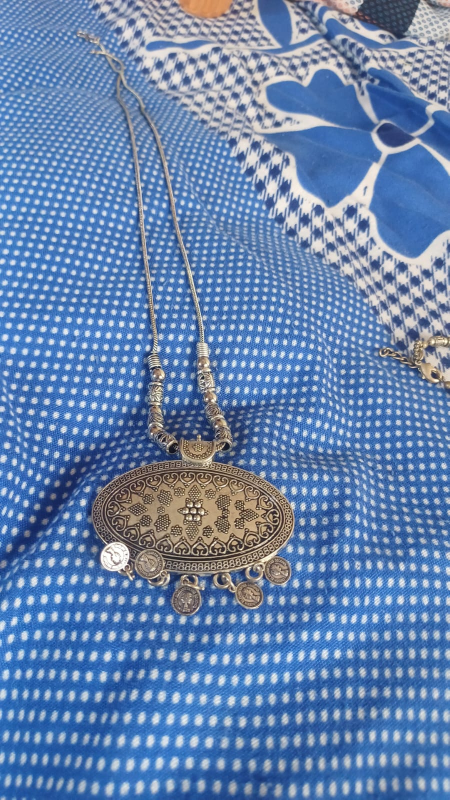
#> input picture data/detect_test/Chain.jpeg, 899 x 1599 px (shown at 1/2 size)
$ python -i augment.py   (imports and definitions only)
#> lines starting #> are read from the running program, lines starting #| are printed output that depends on the picture; after the words box and inside, x2 and y2 are one past the last pixel; in counts of white or black regions, pixels touching at a corner belong together
#> further down, picture is the input picture: PIL image 899x1599 RGB; mean R, G, B 102.3, 131.7, 174.4
"""
Phase 1 — query-side augmentations that simulate phone photos of a
catalogue item. Applied to the QUERY image only, never to the index.
Every function is deterministic given the numpy Generator passed in.

Usage (preview grid): python src/eval/augment.py --n 6
  -> results/augment_preview.html
"""

import os
os.environ["KMP_DUPLICATE_LIB_OK"] = "TRUE"
os.environ["OMP_NUM_THREADS"] = "1"

import zlib

import numpy as np
from PIL import Image, ImageDraw, ImageEnhance, ImageFilter
import torchvision.transforms.functional as TF

AUG_MAX_SIDE = 1024   # queries are capped here before augmenting (DINOv2 sees 224px anyway)

AUGMENTATIONS = ["blur", "low_light", "bright_contrast", "rotate", "crop_zoom",
                 "jpeg", "busy_bg", "perspective"]
ALL_AUGS = ["clean"] + AUGMENTATIONS + ["combined"]

# Order used by "combined": geometry/scene first, then photometric, compression last.
_COMBINED_ORDER = ["crop_zoom", "busy_bg", "rotate", "perspective",
                   "low_light", "bright_contrast", "blur", "jpeg"]


def aug_rng(key, aug_name, seed=42):
    """Stable per-(query, augmentation) generator, independent of run order."""
    return np.random.default_rng([seed, zlib.crc32(f"{key}|{aug_name}".encode())])


# [6 lines left out: function prepare, not called in this run]


def border_color(img, frac=0.04):
#> called with frac = 0.04
    a = np.asarray(img)
    h, w = a.shape[:2]
#> h = 1599; w = 899
    b = max(1, int(min(h, w) * frac))
#> b = 35
    edge = np.concatenate([a[:b].reshape(-1, 3), a[-b:].reshape(-1, 3),
                           a[:, :b].reshape(-1, 3), a[:, -b:].reshape(-1, 3)])
    return tuple(int(v) for v in np.median(edge, axis=0))


# [4 lines left out: function _signed, not called in this run]


def blur(img, rng):
    return img.filter(ImageFilter.GaussianBlur(radius=rng.uniform(0.006, 0.012) * max(img.size)))


# [12 lines left out: functions low_light, bright_contrast, not called in this run]


def rotate(img, rng):
    angle = rng.uniform(10, 30) * (1 if rng.random() < 0.5 else -1)
    return img.rotate(angle, resample=Image.BICUBIC, expand=True, fillcolor=border_color(img))


# [41 lines left out: functions crop_zoom, jpeg, _busy_background, not called in this run]


def _foreground_mask(img):
    """Crude product mask: pixels that differ from the (usually plain) studio background."""
    a = np.asarray(img).astype(np.int16)
    diff = np.abs(a - np.array(border_color(img), dtype=np.int16)).max(axis=2)
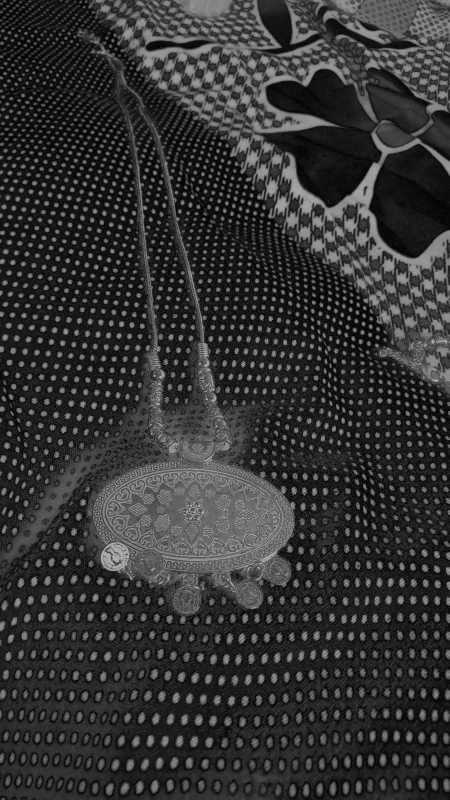
#> diff: shape (1599, 899) int16 (shown at 1/2 size); min 1, max 180, mean 51.3
    mask = Image.fromarray(((diff > 28) * 255).astype(np.uint8))
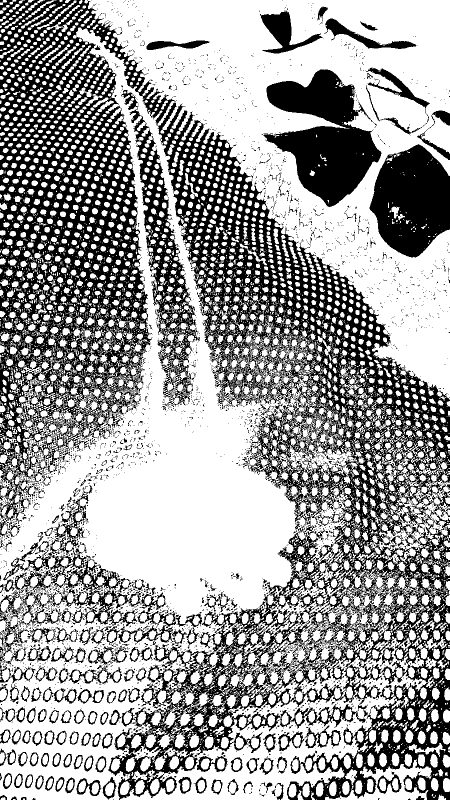
#> mask: PIL image 899x1599 L (shown at 1/2 size); 61.9% white; 3590 black regions (3319 under 20 px), largest, box (x1, y1, x2, y2) and area: (0, 0, 899, 1599) 393397, (523, 139, 763, 414) 33787, (739, 288, 899, 515) 25811
    mask = mask.filter(ImageFilter.MaxFilter(5)).filter(ImageFilter.GaussianBlur(2))
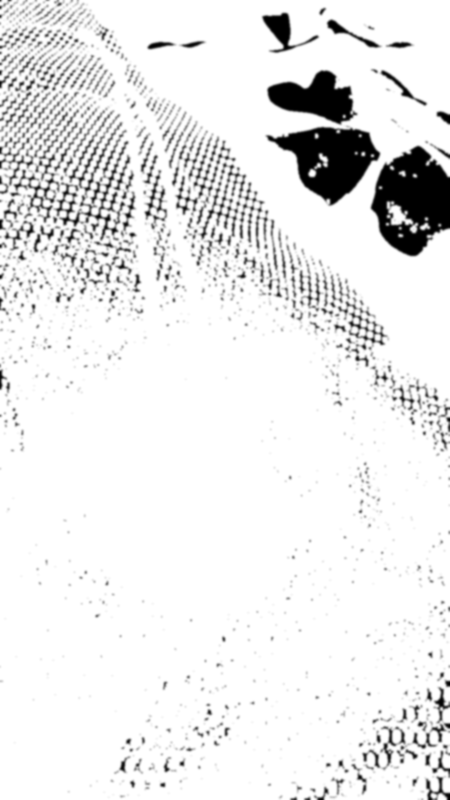
#> mask: PIL image 899x1599 L (shown at 1/2 size); min 0, max 255, mean 233.5
    cover = np.asarray(mask).mean() / 255
#> cover = 0.916
    if cover < 0.02 or cover > 0.9:      # no separable background (lifestyle/model shot)
        return Image.new("L", img.size, 255)
    return mask


# [20 lines left out: functions busy_bg, perspective, not called in this run]


_FUNCS = {"blur": blur, "low_light": low_light, "bright_contrast": bright_contrast, "rotate": rotate,
          "crop_zoom": crop_zoom, "jpeg": jpeg, "busy_bg": busy_bg, "perspective": perspective}


# [24 lines left out: functions combined, apply_aug, not called in this run]


# [18 lines not run here, left out]

>>> from PIL import Image
>>> picture = Image.open('../../data/detect_test/Chain.jpeg')
>>> result = _foreground_mask(picture)
#> result: PIL image 899x1599 L; every value is 255

$ run again, on data/detect_test/b2.jpeg
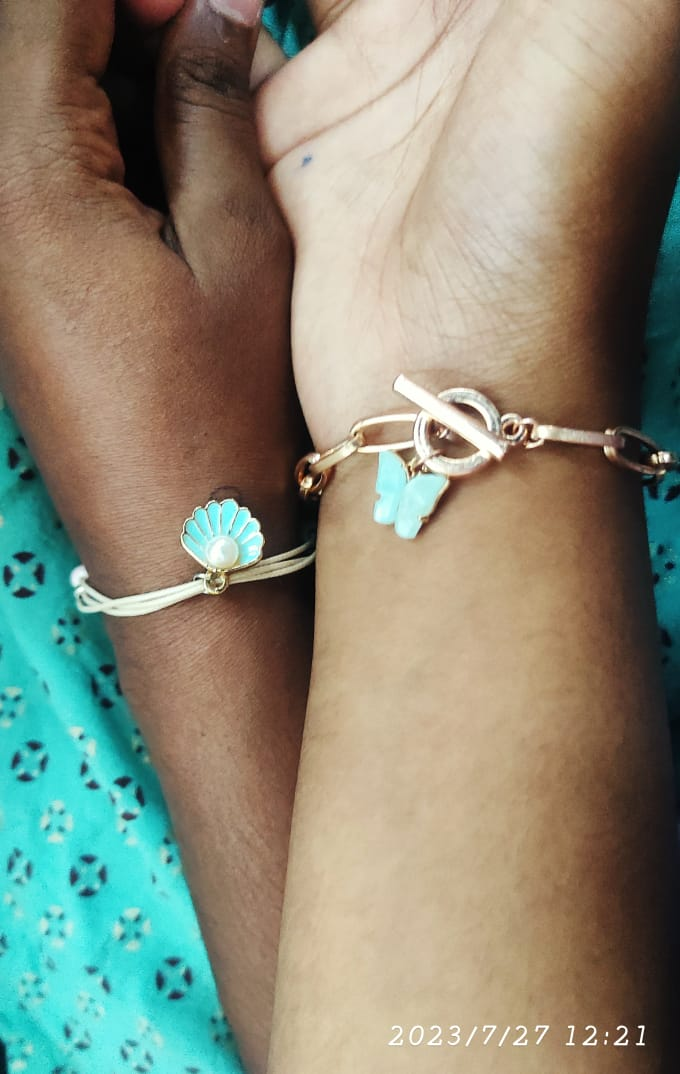
#> input picture data/detect_test/b2.jpeg, 680 x 1074 px
#> picture is the input picture: PIL image 680x1074 RGB; mean R, G, B 138.3, 137.1, 118.5
#> in _foreground_mask, `diff = np.abs(a - np.array(border_color(img), dtype=np.int16)).max(axi..`:
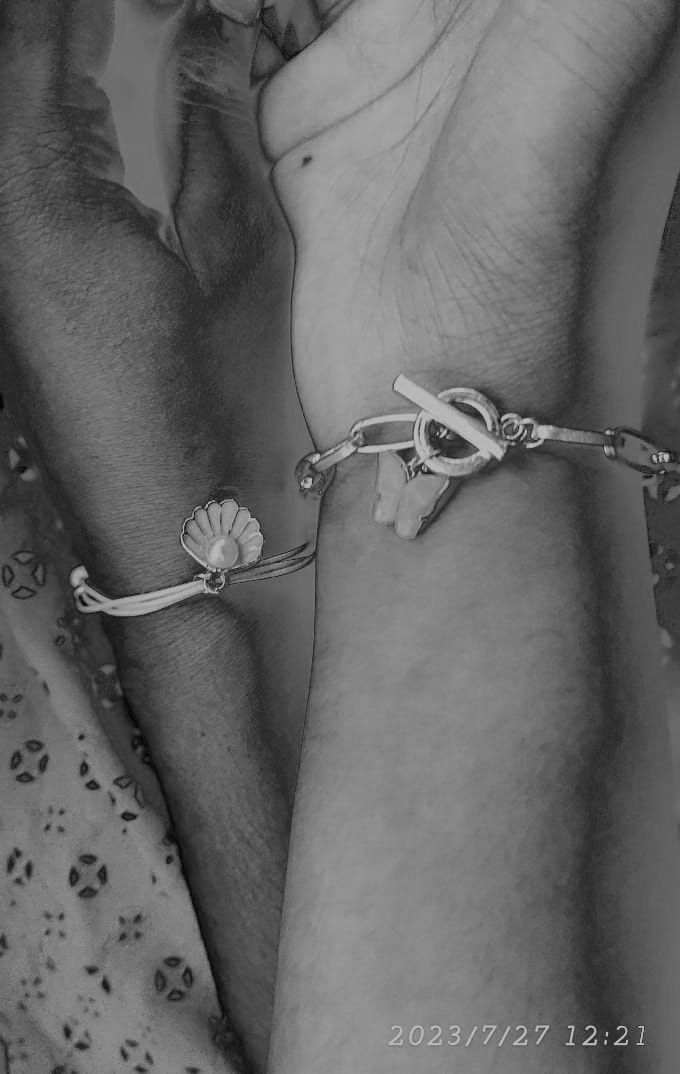
#> diff: shape (1074, 680) int16; min 3, max 184, mean 100.8
#> in _foreground_mask, `mask = Image.fromarray(((diff > 28) * 255).astype(np.uint8))`:
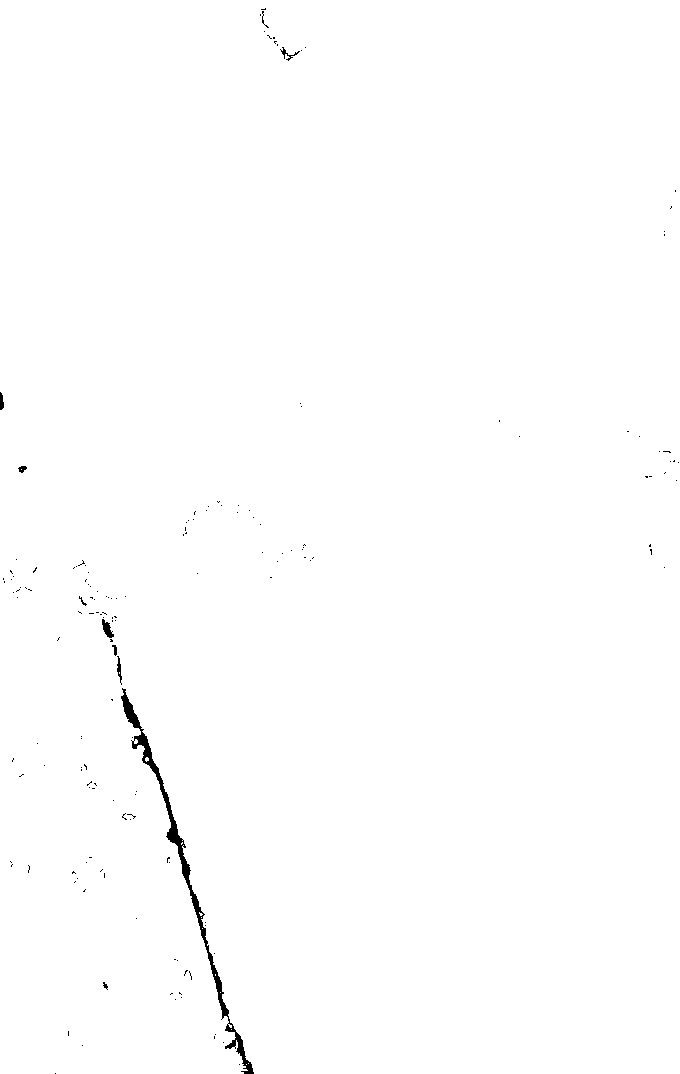
#> mask: PIL image 680x1074 L; 99.6% white; 163 black regions (153 under 20 px), largest, box (x1, y1, x2, y2) and area: (121, 688, 254, 1074) 2372, (102, 619, 114, 638) 118, (117, 656, 122, 685) 69
#> cover = 1
#> result: PIL image 680x1074 L; every value is 255

$ run again, on data/detect_test/c2.jpeg
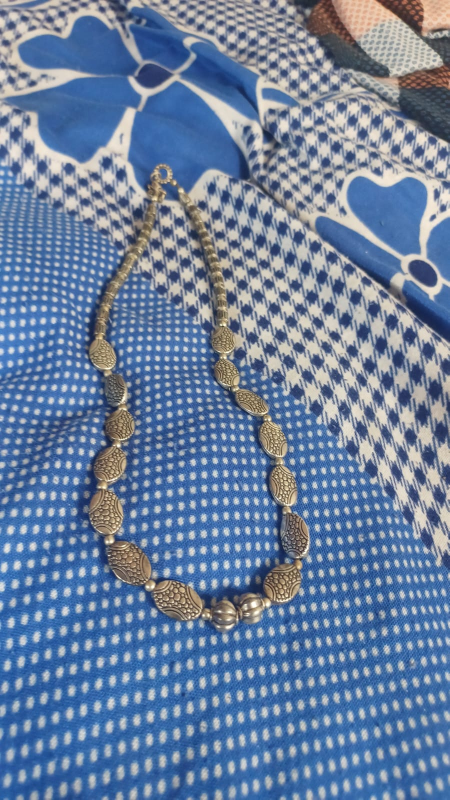
#> input picture data/detect_test/c2.jpeg, 899 x 1599 px (shown at 1/2 size)
#> picture is the input picture: PIL image 899x1599 RGB; mean R, G, B 106.6, 127.9, 159
#> in _foreground_mask, `mask = Image.fromarray(((diff > 28) * 255).astype(np.uint8))`:
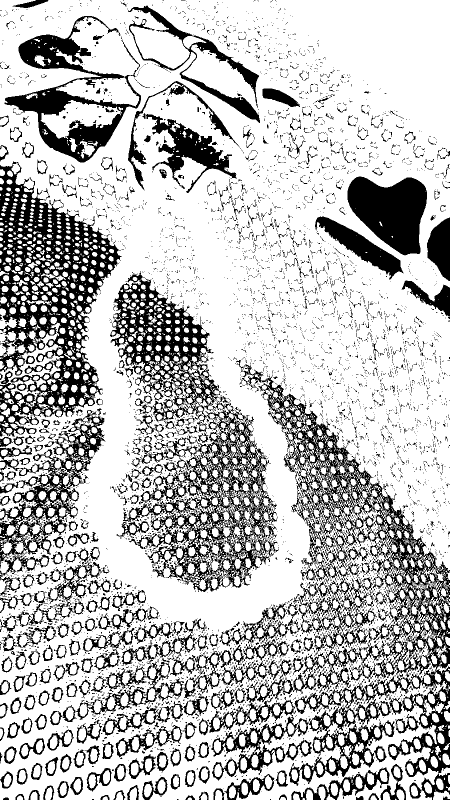
#> mask: PIL image 899x1599 L (shown at 1/2 size); 73.8% white; 6213 black regions (5757 under 20 px), largest, box (x1, y1, x2, y2) and area: (472, 720, 899, 1599) 62962, (220, 542, 557, 1184) 55330, (0, 323, 244, 874) 51210
#> in _foreground_mask, `mask = mask.filter(ImageFilter.MaxFilter(5)).filter(ImageFilter.Gaussi..`:
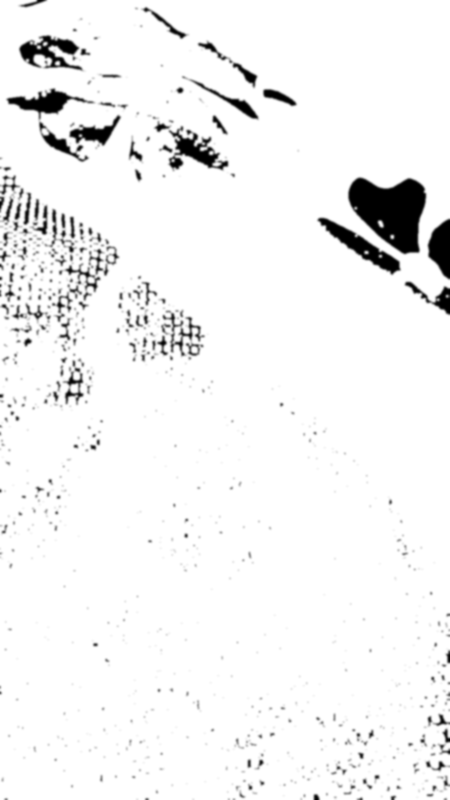
#> mask: PIL image 899x1599 L (shown at 1/2 size); min 0, max 255, mean 242.7
#> cover = 0.952
#> result: PIL image 899x1599 L; every value is 255

$ run again, on data/detect_test/c3.jpeg
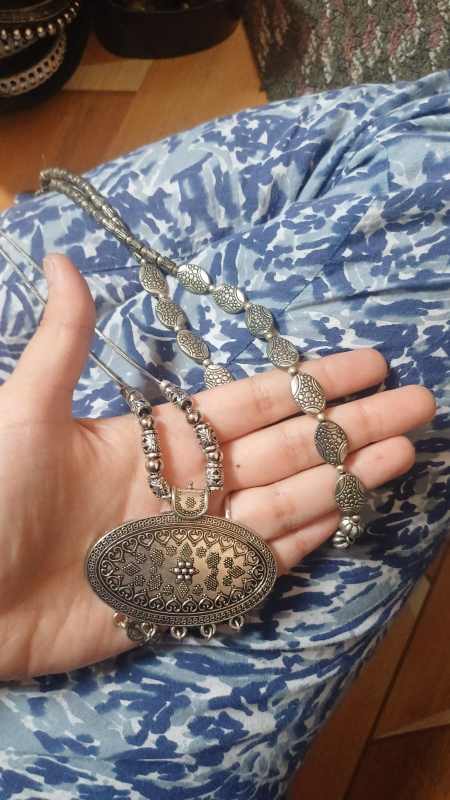
#> input picture data/detect_test/c3.jpeg, 899 x 1599 px (shown at 1/2 size)
#> picture is the input picture: PIL image 899x1599 RGB; mean R, G, B 125.7, 113.3, 111.5
#> in _foreground_mask, `mask = Image.fromarray(((diff > 28) * 255).astype(np.uint8))`:
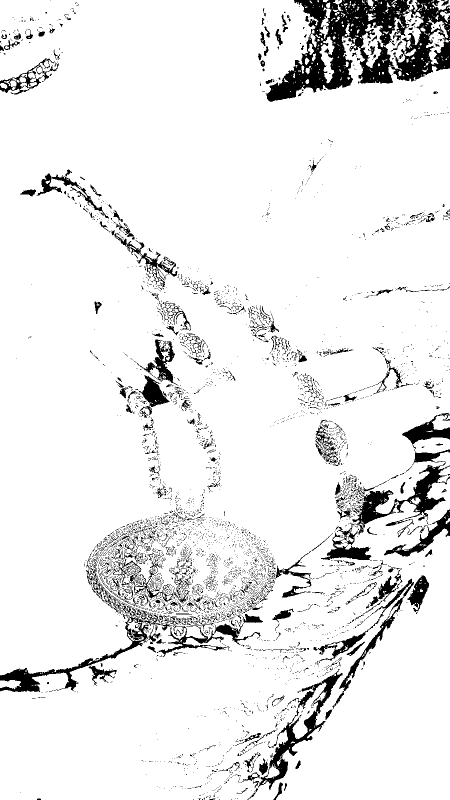
#> mask: PIL image 899x1599 L (shown at 1/2 size); 91.7% white; 5023 black regions (4649 under 20 px), largest, box (x1, y1, x2, y2) and area: (531, 0, 899, 204) 33422, (703, 899, 899, 1070) 7288, (495, 1338, 685, 1599) 6074
#> in _foreground_mask, `mask = mask.filter(ImageFilter.MaxFilter(5)).filter(ImageFilter.Gaussi..`:
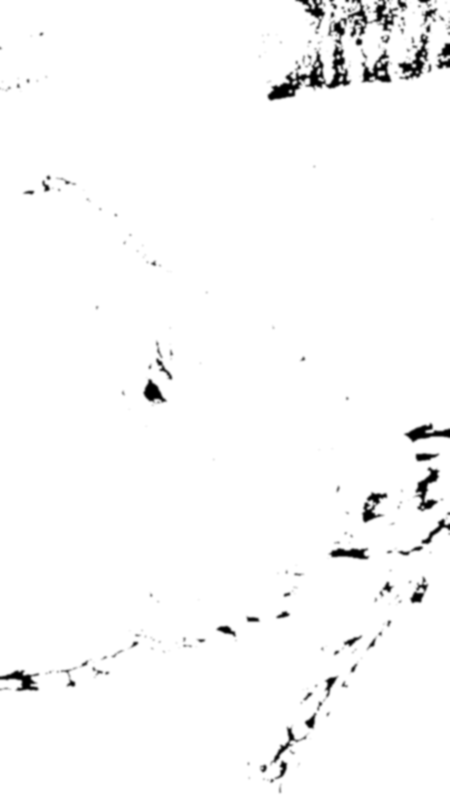
#> mask: PIL image 899x1599 L (shown at 1/2 size); min 0, max 255, mean 249.5
#> cover = 0.978
#> result: PIL image 899x1599 L; every value is 255
